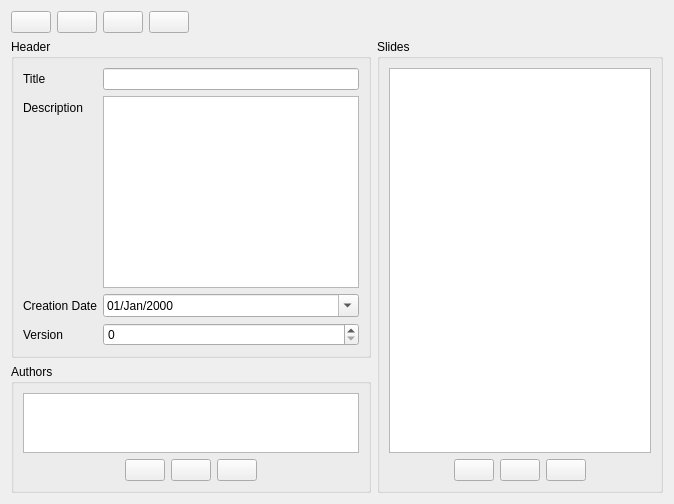
<?xml version="1.0" encoding="UTF-8"?>
<ui version="4.0">
 <class>SkyGuideWriter</class>
 <widget class="QWidget" name="SkyGuideWriter">
  <property name="geometry">
   <rect>
    <x>0</x>
    <y>0</y>
    <width>674</width>
    <height>367</height>
   </rect>
  </property>
  <property name="sizePolicy">
   <sizepolicy hsizetype="MinimumExpanding" vsizetype="MinimumExpanding">
    <horstretch>0</horstretch>
    <verstretch>0</verstretch>
   </sizepolicy>
  </property>
  <property name="windowTitle">
   <string>SkyGuide Writer</string>
  </property>
  <layout class="QGridLayout" name="gridLayout_5">
   <item row="1" column="0">
    <widget class="QGroupBox" name="header">
     <property name="sizePolicy">
      <sizepolicy hsizetype="MinimumExpanding" vsizetype="MinimumExpanding">
       <horstretch>0</horstretch>
       <verstretch>0</verstretch>
      </sizepolicy>
     </property>
     <property name="minimumSize">
      <size>
       <width>250</width>
       <height>0</height>
      </size>
     </property>
     <property name="title">
      <string>Header</string>
     </property>
     <layout class="QFormLayout" name="formLayout">
      <item row="0" column="0">
       <widget class="QLabel" name="lTitle">
        <property name="text">
         <string>Title</string>
        </property>
       </widget>
      </item>
      <item row="0" column="1">
       <widget class="QLineEdit" name="fTitle">
        <property name="focusPolicy">
         <enum>Qt::ClickFocus</enum>
        </property>
       </widget>
      </item>
      <item row="1" column="0">
       <widget class="QLabel" name="lDescription">
        <property name="text">
         <string>Description</string>
        </property>
       </widget>
      </item>
      <item row="1" column="1">
       <widget class="QTextEdit" name="fDescription">
        <property name="sizePolicy">
         <sizepolicy hsizetype="MinimumExpanding" vsizetype="MinimumExpanding">
          <horstretch>0</horstretch>
          <verstretch>0</verstretch>
         </sizepolicy>
        </property>
        <property name="focusPolicy">
         <enum>Qt::ClickFocus</enum>
        </property>
       </widget>
      </item>
      <item row="2" column="0">
       <widget class="QLabel" name="lCreationDate">
        <property name="text">
         <string>Creation Date</string>
        </property>
       </widget>
      </item>
      <item row="2" column="1">
       <widget class="QDateEdit" name="fCreationDate">
        <property name="sizePolicy">
         <sizepolicy hsizetype="MinimumExpanding" vsizetype="Fixed">
          <horstretch>0</horstretch>
          <verstretch>0</verstretch>
         </sizepolicy>
        </property>
        <property name="displayFormat">
         <string>dd/MMM/yyyy</string>
        </property>
        <property name="calendarPopup">
         <bool>true</bool>
        </property>
       </widget>
      </item>
      <item row="3" column="0">
       <widget class="QLabel" name="lVersion">
        <property name="text">
         <string>Version</string>
        </property>
       </widget>
      </item>
      <item row="3" column="1">
       <widget class="QSpinBox" name="fVersion">
        <property name="sizePolicy">
         <sizepolicy hsizetype="MinimumExpanding" vsizetype="Fixed">
          <horstretch>0</horstretch>
          <verstretch>0</verstretch>
         </sizepolicy>
        </property>
       </widget>
      </item>
     </layout>
    </widget>
   </item>
   <item row="2" column="0">
    <widget class="QGroupBox" name="authors">
     <property name="sizePolicy">
      <sizepolicy hsizetype="MinimumExpanding" vsizetype="MinimumExpanding">
       <horstretch>0</horstretch>
       <verstretch>0</verstretch>
      </sizepolicy>
     </property>
     <property name="minimumSize">
      <size>
       <width>250</width>
       <height>0</height>
      </size>
     </property>
     <property name="title">
      <string>Authors</string>
     </property>
     <layout class="QGridLayout" name="gridLayout_3">
      <item row="1" column="0">
       <spacer name="horizontalSpacer_2">
        <property name="orientation">
         <enum>Qt::Horizontal</enum>
        </property>
        <property name="sizeHint" stdset="0">
         <size>
          <width>40</width>
          <height>20</height>
         </size>
        </property>
       </spacer>
      </item>
      <item row="1" column="4">
       <spacer name="horizontalSpacer_3">
        <property name="orientation">
         <enum>Qt::Horizontal</enum>
        </property>
        <property name="sizeHint" stdset="0">
         <size>
          <width>40</width>
          <height>20</height>
         </size>
        </property>
       </spacer>
      </item>
      <item row="1" column="1">
       <widget class="QPushButton" name="bAddAuthor">
        <property name="focusPolicy">
         <enum>Qt::TabFocus</enum>
        </property>
        <property name="text">
         <string/>
        </property>
       </widget>
      </item>
      <item row="1" column="2">
       <widget class="QPushButton" name="bEditAuthor">
        <property name="focusPolicy">
         <enum>Qt::TabFocus</enum>
        </property>
        <property name="text">
         <string/>
        </property>
       </widget>
      </item>
      <item row="0" column="0" colspan="5">
       <widget class="QListWidget" name="listOfAuthors">
        <property name="sizePolicy">
         <sizepolicy hsizetype="MinimumExpanding" vsizetype="MinimumExpanding">
          <horstretch>0</horstretch>
          <verstretch>0</verstretch>
         </sizepolicy>
        </property>
        <property name="minimumSize">
         <size>
          <width>0</width>
          <height>30</height>
         </size>
        </property>
        <property name="maximumSize">
         <size>
          <width>16777215</width>
          <height>60</height>
         </size>
        </property>
       </widget>
      </item>
      <item row="1" column="3">
       <widget class="QPushButton" name="bRemoveAuthor">
        <property name="focusPolicy">
         <enum>Qt::TabFocus</enum>
        </property>
        <property name="text">
         <string/>
        </property>
       </widget>
      </item>
     </layout>
    </widget>
   </item>
   <item row="0" column="0" colspan="2">
    <layout class="QHBoxLayout" name="toolbar">
     <item>
      <widget class="QPushButton" name="bNew">
       <property name="focusPolicy">
        <enum>Qt::TabFocus</enum>
       </property>
      </widget>
     </item>
     <item>
      <widget class="QPushButton" name="bOpen">
       <property name="focusPolicy">
        <enum>Qt::TabFocus</enum>
       </property>
       <property name="text">
        <string/>
       </property>
      </widget>
     </item>
     <item>
      <widget class="QPushButton" name="bSave">
       <property name="focusPolicy">
        <enum>Qt::TabFocus</enum>
       </property>
       <property name="text">
        <string/>
       </property>
      </widget>
     </item>
     <item>
      <widget class="QPushButton" name="bPreview">
       <property name="focusPolicy">
        <enum>Qt::TabFocus</enum>
       </property>
       <property name="text">
        <string/>
       </property>
      </widget>
     </item>
     <item>
      <spacer name="horizontalSpacer">
       <property name="orientation">
        <enum>Qt::Horizontal</enum>
       </property>
       <property name="sizeHint" stdset="0">
        <size>
         <width>40</width>
         <height>20</height>
        </size>
       </property>
      </spacer>
     </item>
    </layout>
   </item>
   <item row="1" column="1" rowspan="2">
    <widget class="QGroupBox" name="slides">
     <property name="sizePolicy">
      <sizepolicy hsizetype="MinimumExpanding" vsizetype="MinimumExpanding">
       <horstretch>0</horstretch>
       <verstretch>0</verstretch>
      </sizepolicy>
     </property>
     <property name="minimumSize">
      <size>
       <width>250</width>
       <height>0</height>
      </size>
     </property>
     <property name="title">
      <string>Slides</string>
     </property>
     <layout class="QGridLayout" name="gridLayout_4">
      <item row="1" column="1">
       <widget class="QPushButton" name="bAddSlide">
        <property name="focusPolicy">
         <enum>Qt::TabFocus</enum>
        </property>
        <property name="text">
         <string/>
        </property>
       </widget>
      </item>
      <item row="1" column="0">
       <spacer name="horizontalSpacer_5">
        <property name="orientation">
         <enum>Qt::Horizontal</enum>
        </property>
        <property name="sizeHint" stdset="0">
         <size>
          <width>40</width>
          <height>20</height>
         </size>
        </property>
       </spacer>
      </item>
      <item row="1" column="3">
       <widget class="QPushButton" name="bRemoveSlide">
        <property name="focusPolicy">
         <enum>Qt::TabFocus</enum>
        </property>
        <property name="text">
         <string/>
        </property>
       </widget>
      </item>
      <item row="0" column="0" colspan="5">
       <widget class="QListWidget" name="listOfSlides">
        <property name="sizePolicy">
         <sizepolicy hsizetype="MinimumExpanding" vsizetype="MinimumExpanding">
          <horstretch>0</horstretch>
          <verstretch>0</verstretch>
         </sizepolicy>
        </property>
       </widget>
      </item>
      <item row="1" column="4">
       <spacer name="horizontalSpacer_4">
        <property name="orientation">
         <enum>Qt::Horizontal</enum>
        </property>
        <property name="sizeHint" stdset="0">
         <size>
          <width>40</width>
          <height>20</height>
         </size>
        </property>
       </spacer>
      </item>
      <item row="1" column="2">
       <widget class="QPushButton" name="bEditSlide">
        <property name="focusPolicy">
         <enum>Qt::TabFocus</enum>
        </property>
        <property name="text">
         <string/>
        </property>
       </widget>
      </item>
     </layout>
    </widget>
   </item>
  </layout>
 </widget>
 <resources/>
 <connections/>
</ui>
